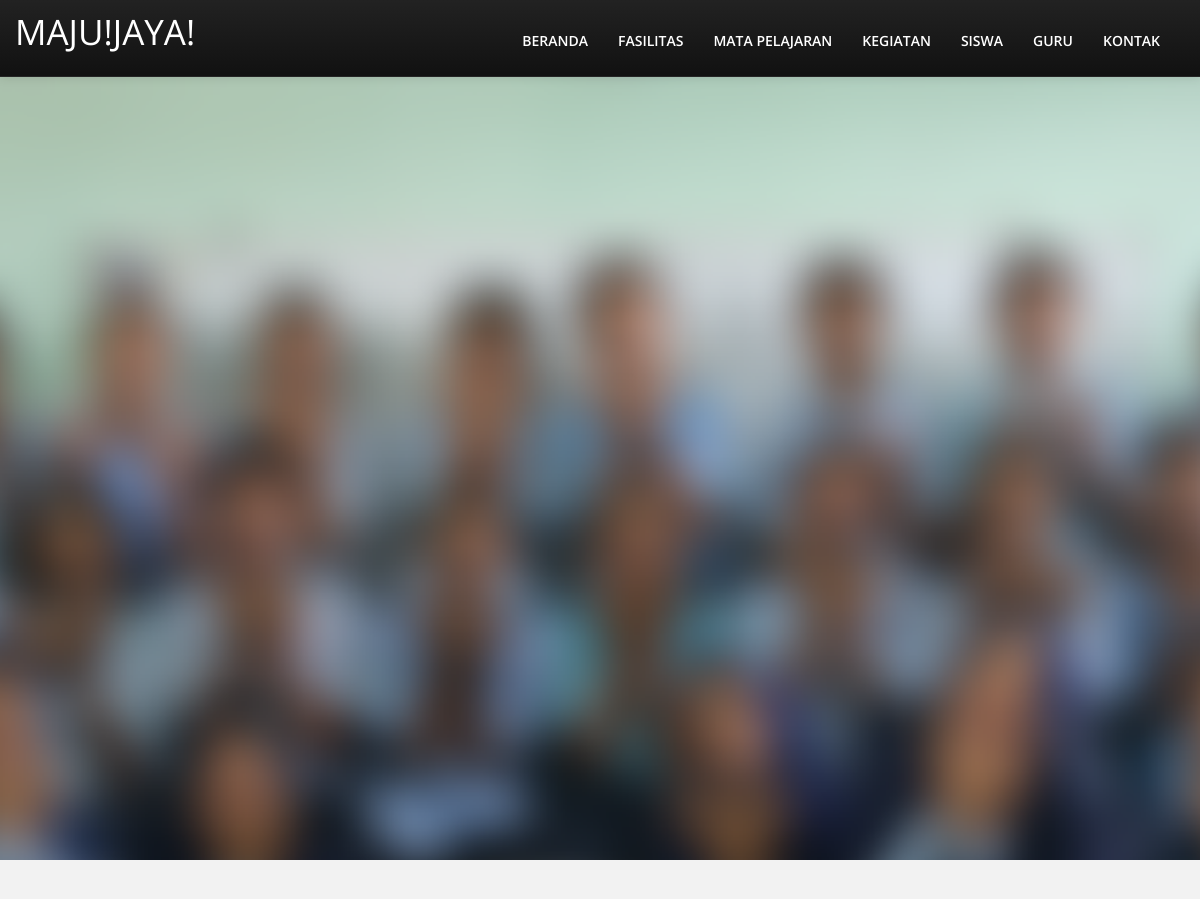
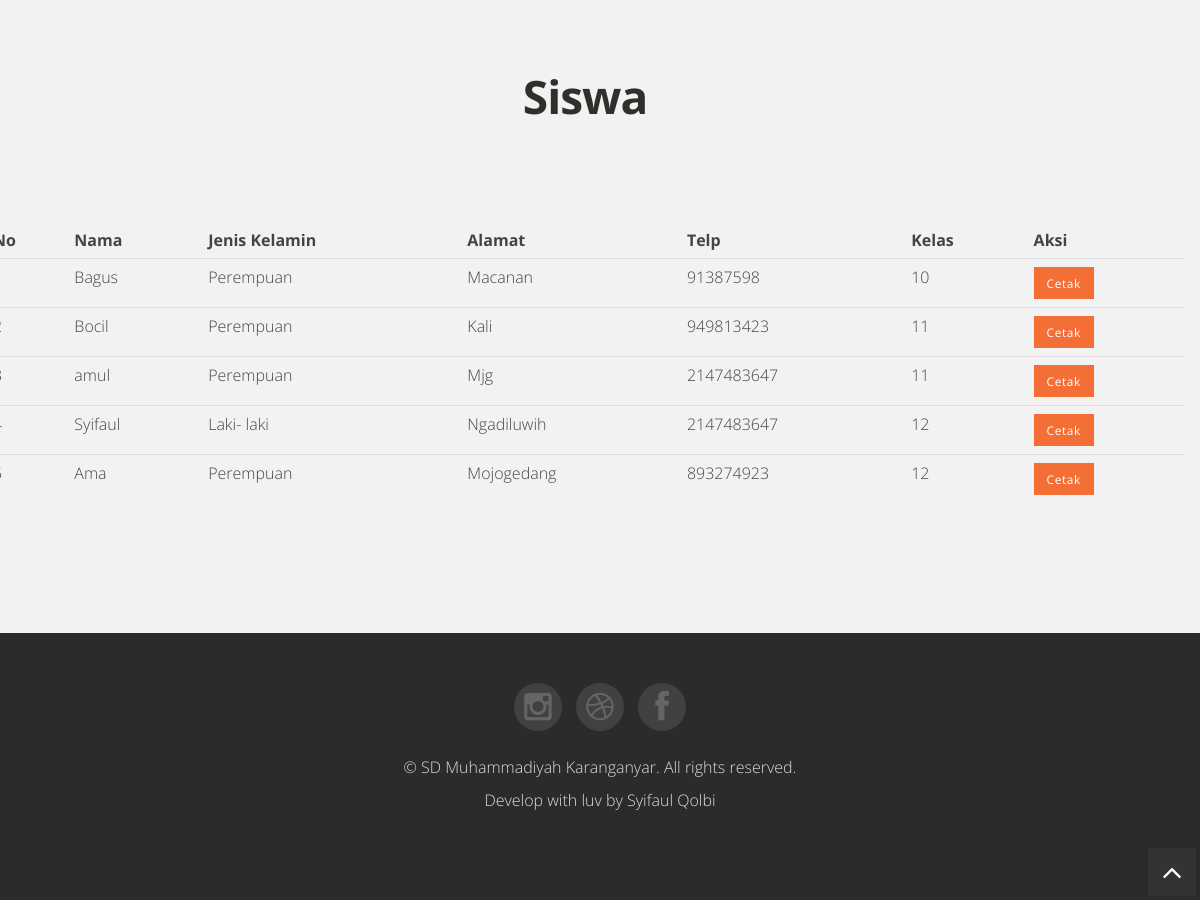
/index.php/siswa, run on the app's committed database (2 pictures, top to bottom).
### tables this page shows
CREATE TABLE `siswa` (
  `id` int(11) NOT NULL,
  `nama` varchar(120) NOT NULL,
  `jenis_kelamin` varchar(120) NOT NULL,
  `alamat` varchar(255) NOT NULL,
  `telp` int(18) NOT NULL,
  `kelas` varchar(100) NOT NULL
);

### application/controllers/Siswa.php (called while the page is built, shortened)
<?php
class Siswa extends CI_Controller
{
    function __construct()
    {
        $this->load->model(array('M_data'));
    }
    public function index()
    {
        $this->db->order_by('kelas', 'ASC');
        $query['all'] = $this->db->get('siswa')->result();
        $this->load->view('templates/header');
        $this->load->view('siswa', $query);
        $this->load->view('templates/footer');
    }
}

### index.php (called while the page is built, shortened)
<?php
require_once BASEPATH.'core/CodeIgniter.php';

### application/views/siswa.php (the view, shortened to what this page needs)
<div class="bg3"></div>
<section id="about" class="section">
    <div class="container">
        <div class="row">
            <div class="col">
                <h4>Siswa</h4>
            </div>
        </div>
        <div class="row">
            <div class="col">
                <div class="panel-body">
                    <table width="100%" class="table table-hover text-center">
                        <thead>
                            <tr>
                                <th>No</th>
                                <th>Nama</th>
                                <th>Jenis Kelamin</th>
                                <th>Alamat</th>
                                <th>Telp</th>
                                <th>Kelas</th>
                                <th>Aksi</th>
                            </tr>
                        </thead>
                        <tbody>
                            <?php $no = 1;
                            foreach ($all as $row) : ?>
                                <tr>
                                    <td><?php echo $no++; ?></td>
                                    <td><?php echo $row->nama; ?></td>
                                    <td><?php echo $row->jenis_kelamin; ?></td>
                                    <td><?php echo $row->alamat; ?></td>
                                    <td><?php echo $row->telp; ?></td>
                                    <td><?php echo $row->kelas; ?></td>
                                    <td>
                                        <a href="<?= base_url() . 'dom_pdf/index/' . $row->id; ?>">
                                            <button class="btn btn-danger btn-small">Cetak</button>
                                        </a>
                                    </td>
                                </tr>
                            <?php endforeach; ?>
                        </tbody>
                    </table>
                </div>
            </div>
        </div>
    </div>
</section>

### assets/css/style.css (style rules this page uses)
div, article, section, header, footer, nav, li { position: relative; }
body { background: #fff; color: #444; font-size: 16px; font-weight: 300; font-family: 'Open Sans', Arial, sans-serif; }
body { padding-top: 60px; }
.row { margin-bottom: 30px; }
input, button, select, textarea { font-family: 'Open Sans', Arial, sans-serif; }
a { color: #454545; text-decoration: none; }
h1, h2, h3, h4, h5, h6 { font-weight: 400; color: #312f2b; line-height: 1.1em; font-family: 'Open Sans', Arial, sans-serif; }
h4 { font-size: 22px; margin-bottom: 20px; }
section.section { padding: 100px 0 80px; }
section.section h4 { text-align: center; margin-bottom: 40px; font-size: 46px; font-weight: 700; letter-spacing: -1px; }
section#about { background: #f2f2f2; }
.btn { color: #fff; text-shadow: none; font-size: 16px; padding: 11px 19px; letter-spacing: 0.05em; border: 0; text-transform: none; border-radius: 3px; -moz-border-radius: 3px; -webkit-border-radius: 3px; box-shadow: none; -moz-box-shadow: none; -webkit-box-shadow: none; background-color: #545454; border-color: none; *background-color: #545454; background-image: none; filter: none; border: none; *border: 0; border-bottom-color: none; }
.btn-small { padding: 6px 13px; font-size: 11.9px; -webkit-border-radius: 0; -moz-border-radius: 0; border-radius: 0; }
.btn-danger { color: #ffffff; text-shadow: none; background-color: #f36f36; *background-color: #f36f36; background-image: none; border-color: none; filter: none; }

### assets/css/overwrite.css (style rules this page uses)
label, input, button, select, textarea { font-size: 13px; font-weight: normal; }
input, button, select, textarea { font-family:'Open Sans', Arial, sans-serif; font-size: 13px; }

### application/views/templates/header.php (style rules this page uses)
body, html { height: 100%; margin: 0; }
.bg3 { background-image: url("assets/img/bg/bg5.png"); height: 100%; background-attachment: fixed; background-position: center; background-repeat: no-repeat; background-size: cover; }

### data on the page
siswa: nama "Bagus", jenis_kelamin "Perempuan", alamat "Macanan", telp "91387598", kelas "10"
siswa: nama "Bocil", jenis_kelamin "Perempuan", alamat "Kali", telp "949813423", kelas "11"
siswa: nama "amul", jenis_kelamin "Perempuan", alamat "Mjg", telp "2147483647", kelas "11"
siswa: nama "Syifaul", jenis_kelamin "Laki- laki", alamat "Ngadiluwih", telp "2147483647", kelas "12"
siswa: nama "Ama", jenis_kelamin "Perempuan", alamat "Mojogedang", telp "893274923", kelas "12"
